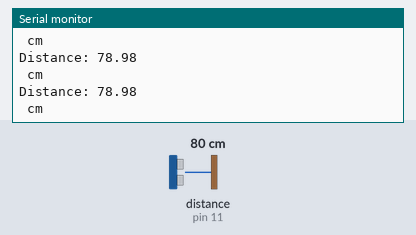
The sketch below on a simulated Arduino Uno, built with avr-gcc and run on an emulated ATmega328P. Shown: the last lines printed to the serial monitor. Wiring (inferred from the names in the program): ultrasonic range finder: trigger pin 10; echo pin 11. The test bench sets the inputs (shaded band); at power-on: distance to the obstacle (sensor on pin 11) 80 cm. The echo pulse lasts 58.3 µs per cm.

Above: at 1.3 s.
1.4 s: distance to the obstacle (sensor on pin 11) set to 2 cm
At 1.82 s:
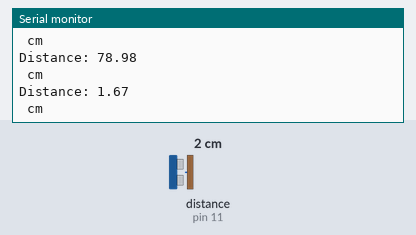
2.9 s: distance to the obstacle (sensor on pin 11) set to 4 cm
At 3.33 s:
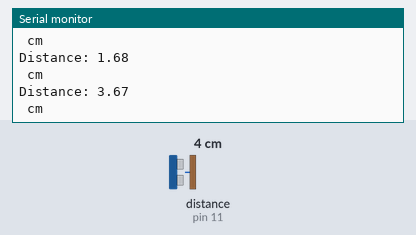
Timing chart, 0 to 5.9 s (numbered marks = the images above; inputs shaded):
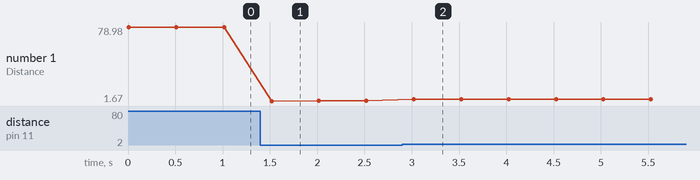

The sketch:

Ultrasonic.ino
```cpp
float distance;
long duration;

const int trigPin = 10;
const int echoPin = 11;

void setup() {
  pinMode( trigPin, OUTPUT);
  pinMode( echoPin, INPUT);

  Serial.begin(115200);
}

void loop() {
  digitalWrite(trigPin, LOW);
  delayMicroseconds(2);

  digitalWrite(trigPin, HIGH);
  delayMicroseconds(10);
  digitalWrite(trigPin, LOW);

  duration = pulseIn(echoPin , HIGH);

  distance = duration * 0.034 / 2;

  Serial.print("Distance: ");
  Serial.println(distance);
  Serial.println(" cm");

  delay(500);
  // put your main code here, to run repeatedly:

}
```

Measured:
- after the input at 1.4 s, the serial monitor: prints a new line after 0.12 s (image 1)
- after the input at 2.9 s, the serial monitor: prints a new line after 0.12 s (image 2)
- plotted number 1: 78.98 → 1.68 after the input at 1.4 s, 1.68 → 3.67 after the input at 2.9 s
